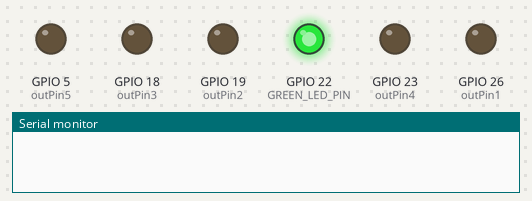
This sketch was run on a simulated ESP32. Parts: output pins drawn as LEDs (lit = HIGH), the last lines printed to the serial monitor. WiFi joins after 1.5 s; servers stay silent unless stated. At 2.6 s the program puts the board to deep sleep or switches it off; the recording ends there.

Above: at 0.1 s.
At 1.73 s:
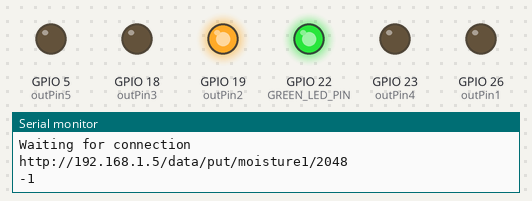
At 2.18 s:
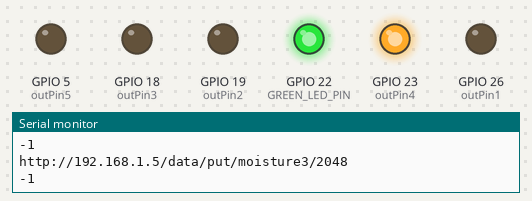
Timing chart, 0 to 2.6 s (numbered marks = the images above):
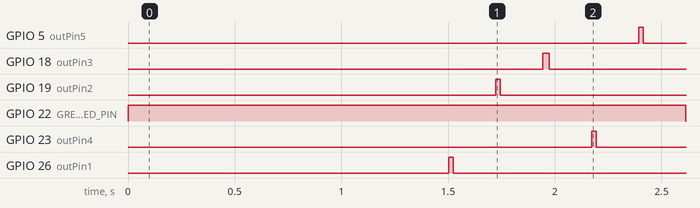

Measured:
- by itself, GPIO 5 (outPin5): LOW → HIGH at 2.4 s, → LOW 0.02 s later
- by itself, GPIO 18 (outPin3): LOW → HIGH at 1.9 s, → LOW 0.03 s later
- by itself, GPIO 19 (outPin2): LOW → HIGH at 1.7 s, → LOW 0.02 s later
- by itself, GPIO 22 (GREEN_LED_PIN): HIGH → LOW at 2.6 s
- by itself, GPIO 23 (outPin4): LOW → HIGH at 2.2 s, → LOW 0.02 s later
- by itself, GPIO 26 (outPin1): LOW → HIGH at 1.5 s, → LOW 0.02 s later

The sketch:

MoistureSensorTTGO.ino
```cpp
#include <HTTPClient.h>
#include <WiFi.h>
/*
Connects to a wifi access point  if you change the SSID or password
this line must be uncommented and the program uploaded and run sucessfully
Powers a moisture sensor from a GPIO pin D8 on the ESP8266
Reads a value from the analog input and sets the digital output low again to save power.
If the analog input is less than 300 the plant is dry
specifys the URL for digital pin 13 on the Arduino YUN bridge and set to 1
sends the request
else if the analog input is more than 300 the plant is wet

 modified 19th June 2018
 by James Richardson
 modified 25th June 2018
 by Warren Earle
 modified 30/7/2019
 by Warren Earle

 */

#define inPin1 39
#define inPin2 35
#define inPin3 33
#define inPin4 34
#define inPin5 14
#define outPin1 26
#define outPin2 19
#define outPin3 18
#define outPin4 23
#define outPin5 5

#define uS_TO_S_FACTOR 1000000  /* Conversion factor for micro seconds to seconds */
#define TIME_TO_SLEEP  60        /* Time ESP32 will go to sleep (in seconds) */
RTC_DATA_ATTR int bootCount = 0;
RTC_DATA_ATTR char ssid[] = "Yun1";
RTC_DATA_ATTR char pass[] = "vgy78uhb";
//SSID of your network
//
//password of your WPA Network

int GREEN_LED_PIN =22;


void setup() {

  pinMode(26, OUTPUT);  /* pin 6 */
  pinMode(19, OUTPUT);  /* pin 8 */
  pinMode(18, OUTPUT);  /* pin 10 */
  pinMode(23, OUTPUT);  /* pin 12 */
  pinMode(5, OUTPUT);  /* pin 14 */
  pinMode(39, INPUT);  /* pin 5 */
  pinMode(35, INPUT); /* pin 7 */
  pinMode(33, INPUT); /* pin 9 */
  pinMode(34, INPUT); /* pin 11 */
  pinMode (14, INPUT);/* pin 13 */
  pinMode(GREEN_LED_PIN,OUTPUT);
  Serial.begin(74880); //Serial connection
    if(bootCount == 0) //Run this only the first time
  {
      WiFi.begin(ssid, pass);
      bootCount = bootCount+1;
           digitalWrite(GREEN_LED_PIN,HIGH);
            while (WiFi.status() !=  WL_CONNECTED) {               //Wait for the WiFI connection completion
             delay(500);
              Serial.println("Waiting for connection");
  }
  }
  else {
      digitalWrite(GREEN_LED_PIN,HIGH);
      WiFi.begin(ssid, pass);
  while (WiFi.status() !=  WL_CONNECTED) {               //Wait for the WiFI connection completion
    delay(100);
    Serial.println("Waiting for connection");
  }
  }
 }

void loop() {
   if ((WiFi.status() == WL_CONNECTED)) {                     //Check the current connection status
  HTTPClient http;
  digitalWrite(outPin1, 1);                                  //GPIO 26 to power sensor1
  delay(20);                                            //power to sensor time
  String analogInput1 = String (analogRead(inPin1), DEC);//read analog input value

 digitalWrite(outPin1, 0);//set digital pin D8 low unpower sensor
    String URL =  String ("http://192.168.1.5/data/put/moisture1/" + analogInput1); // Works with HTTP
       http.begin(URL); // Works with HTTP
       int httpCode = http.GET();                               //Make the request
    http.end();
    Serial.println(URL);
    Serial.println(httpCode);
    // delay(1000); //set digital pin D8 low unpower sensor

  digitalWrite(outPin2, 1);                                  //GPIO 26 to power sensor2
  delay(20);                                            //power to sensor time
  String analogInput2 = String (analogRead(inPin2), DEC);                         //read analog input value
  //Serial.println(analogRead(inPin2));                       //print analog input value to serial port
  digitalWrite(outPin2, 0);
   URL =  String ("http://192.168.1.5/data/put/moisture2/" + analogInput2) ; // Works with HTTP
     Serial.println(URL);
     http.begin(URL); // Works with HTTP
       httpCode = http.GET();                               //Make the request
    http.end();                                              //Free the resources
    Serial.println(httpCode);
    // delay(2000);

  digitalWrite(outPin3, 1);                                  //GPIO 26 to power sensor1
  delay(30);                                            //power to sensor time
  String analogInput3 = String (analogRead(inPin3), DEC);                         //read analog input value
  //Serial.println(analogRead(inPin3));                       //print analog input value to serial port
  digitalWrite(outPin3, 0);                                     //set digital pin D8 low unpower sensor
    URL =  String ("http://192.168.1.5/data/put/moisture3/" + analogInput3) ; // Works with HTTP
     Serial.println(URL);
     http.begin(URL); // Works with HTTP
       httpCode = http.GET();                               //Make the request
    http.end();                                              //Free the resources
    Serial.println(httpCode);
    // delay(1000);
  digitalWrite(outPin4, 1);                                  //GPIO 26 to power sensor1
  delay(20);                                            //power to sensor time
  String analogInput4 = String (analogRead(inPin4), DEC);                         //read analog input value
  //Serial.println(analogRead(inPin4));                       //print analog input value to serial port
  digitalWrite(outPin4, 0);                                     //set digital pin D8 low unpower sensor
    URL =  String ("http://192.168.1.5/data/put/moisture4/" + analogInput4) ; // Works with HTTP
     Serial.println(URL);
     http.begin(URL); // Works with HTTP
       httpCode = http.GET();                               //Make the request
    http.end();                                              //Free the resources
    Serial.println(httpCode);
    // delay(2000);
  digitalWrite(outPin5, 1);                                  //GPIO 26 to power sensor1
  delay(20);                                            //power to sensor time
  String analogInput5 = String (analogRead(inPin5),DEC );                         //read analog input value
  //Serial.println(analogRead(inPin5));                       //print analog input value to serial port
  digitalWrite(outPin5, 0);                                     //set digital pin D8 low unpower sensor
  //Serial.println(analogInput);
  //Serial.println("Turn led on");
       URL =  String ("http://192.168.1.5/data/put/moisture5/" + analogInput5) ; // Works with HTTP
     Serial.println(URL);
     http.begin(URL); // Works with HTTP
       httpCode = http.GET();                               //Make the request
    http.end();                                              //Free the resources
    Serial.println(httpCode);
    digitalWrite(GREEN_LED_PIN,LOW);
   esp_sleep_enable_timer_wakeup(TIME_TO_SLEEP * uS_TO_S_FACTOR);
   esp_deep_sleep_start();
  }
 else Serial.println("not connected");
  delay (5000);
 }
```
